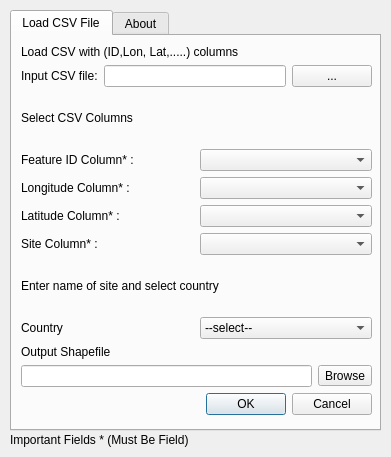
<?xml version="1.0" encoding="UTF-8"?>
<ui version="4.0">
 <class>txtgen</class>
 <widget class="QDialog" name="txtgen">
  <property name="geometry">
   <rect>
    <x>0</x>
    <y>0</y>
    <width>391</width>
    <height>457</height>
   </rect>
  </property>
  <property name="windowTitle">
   <string>Load a CSV with points</string>
  </property>
  <widget class="QTabWidget" name="tabWidget">
   <property name="geometry">
    <rect>
     <x>10</x>
     <y>10</y>
     <width>371</width>
     <height>421</height>
    </rect>
   </property>
   <property name="currentIndex">
    <number>0</number>
   </property>
   <widget class="QWidget" name="tabVector">
    <attribute name="title">
     <string>Load CSV File</string>
    </attribute>
    <widget class="QWidget" name="verticalLayoutWidget">
     <property name="geometry">
      <rect>
       <x>9</x>
       <y>9</y>
       <width>351</width>
       <height>370</height>
      </rect>
     </property>
     <layout class="QVBoxLayout" name="verticalLayout">
      <item>
       <widget class="QLabel" name="label_3">
        <property name="sizePolicy">
         <sizepolicy hsizetype="Fixed" vsizetype="Fixed">
          <horstretch>0</horstretch>
          <verstretch>0</verstretch>
         </sizepolicy>
        </property>
        <property name="text">
         <string>Load CSV with (ID,Lon, Lat,.....) columns</string>
        </property>
       </widget>
      </item>
      <item>
       <layout class="QHBoxLayout" name="horizontalLayout_2">
        <item>
         <widget class="QLabel" name="label">
          <property name="text">
           <string>Input CSV file:</string>
          </property>
         </widget>
        </item>
        <item>
         <widget class="QLineEdit" name="txtCsvPath">
          <property name="readOnly">
           <bool>true</bool>
          </property>
         </widget>
        </item>
        <item>
         <widget class="QPushButton" name="btnSelectCsv">
          <property name="text">
           <string>...</string>
          </property>
         </widget>
        </item>
       </layout>
      </item>
      <item>
       <widget class="QLabel" name="label_11">
        <property name="text">
         <string>Select CSV Columns</string>
        </property>
       </widget>
      </item>
      <item>
       <layout class="QHBoxLayout" name="horizontalLayout">
        <item>
         <layout class="QHBoxLayout" name="horizontalLayout_3">
          <item>
           <widget class="QLabel" name="label_6">
            <property name="text">
             <string>Feature ID Column* :</string>
            </property>
           </widget>
          </item>
          <item>
           <widget class="QComboBox" name="shapeidcol"/>
          </item>
         </layout>
        </item>
       </layout>
      </item>
      <item>
       <layout class="QHBoxLayout" name="horizontalLayout_4">
        <item>
         <layout class="QHBoxLayout" name="horizontalLayout_5">
          <item>
           <widget class="QLabel" name="label_7">
            <property name="text">
             <string>Longitude Column* :</string>
            </property>
           </widget>
          </item>
          <item>
           <widget class="QComboBox" name="longcol"/>
          </item>
         </layout>
        </item>
       </layout>
      </item>
      <item>
       <layout class="QHBoxLayout" name="horizontalLayout_6">
        <item>
         <widget class="QLabel" name="label_8">
          <property name="text">
           <string>Latitude Column* :</string>
          </property>
         </widget>
        </item>
        <item>
         <widget class="QComboBox" name="latcol"/>
        </item>
       </layout>
      </item>
      <item>
       <layout class="QHBoxLayout" name="horizontalLayout_7">
        <item>
         <widget class="QLabel" name="label_13">
          <property name="text">
           <string>Site Column* :</string>
          </property>
         </widget>
        </item>
        <item>
         <widget class="QComboBox" name="latcol_2"/>
        </item>
       </layout>
      </item>
      <item>
       <widget class="QLabel" name="label_12">
        <property name="text">
         <string>Enter name of site and select country</string>
        </property>
       </widget>
      </item>
      <item>
       <layout class="QHBoxLayout" name="horizontalLayout_8">
        <item>
         <widget class="QLabel" name="label_5">
          <property name="text">
           <string>Country</string>
          </property>
         </widget>
        </item>
        <item>
         <widget class="QComboBox" name="country">
          <item>
           <property name="text">
            <string>--select--</string>
           </property>
          </item>
          <item>
           <property name="text">
            <string>Cote d'Ivoire</string>
           </property>
          </item>
          <item>
           <property name="text">
            <string>Angola</string>
           </property>
          </item>
          <item>
           <property name="text">
            <string>Burkina Faso</string>
           </property>
          </item>
          <item>
           <property name="text">
            <string>Burundi</string>
           </property>
          </item>
          <item>
           <property name="text">
            <string>Benin</string>
           </property>
          </item>
          <item>
           <property name="text">
            <string>Botswana</string>
           </property>
          </item>
          <item>
           <property name="text">
            <string>Congo, DRC</string>
           </property>
          </item>
          <item>
           <property name="text">
            <string>Central African Republic</string>
           </property>
          </item>
          <item>
           <property name="text">
            <string>Congo</string>
           </property>
          </item>
          <item>
           <property name="text">
            <string>Cameroon</string>
           </property>
          </item>
          <item>
           <property name="text">
            <string>Djibouti</string>
           </property>
          </item>
          <item>
           <property name="text">
            <string>Algeria</string>
           </property>
          </item>
          <item>
           <property name="text">
            <string>Egypt</string>
           </property>
          </item>
          <item>
           <property name="text">
            <string>Western Sahara</string>
           </property>
          </item>
          <item>
           <property name="text">
            <string>Eritrea</string>
           </property>
          </item>
          <item>
           <property name="text">
            <string>Ethiopia</string>
           </property>
          </item>
          <item>
           <property name="text">
            <string>Gabon</string>
           </property>
          </item>
          <item>
           <property name="text">
            <string>Ghana</string>
           </property>
          </item>
          <item>
           <property name="text">
            <string>The Gambia</string>
           </property>
          </item>
          <item>
           <property name="text">
            <string>Guinea</string>
           </property>
          </item>
          <item>
           <property name="text">
            <string>Equatorial Guinea</string>
           </property>
          </item>
          <item>
           <property name="text">
            <string>Guinea-Bissau</string>
           </property>
          </item>
          <item>
           <property name="text">
            <string>Kenya</string>
           </property>
          </item>
          <item>
           <property name="text">
            <string>Comoros</string>
           </property>
          </item>
          <item>
           <property name="text">
            <string>Liberia</string>
           </property>
          </item>
          <item>
           <property name="text">
            <string>Lesotho</string>
           </property>
          </item>
          <item>
           <property name="text">
            <string>Libya</string>
           </property>
          </item>
          <item>
           <property name="text">
            <string>Morocco</string>
           </property>
          </item>
          <item>
           <property name="text">
            <string>Madagascar</string>
           </property>
          </item>
          <item>
           <property name="text">
            <string>Mali</string>
           </property>
          </item>
          <item>
           <property name="text">
            <string>Mauritania</string>
           </property>
          </item>
          <item>
           <property name="text">
            <string>Mauritius</string>
           </property>
          </item>
          <item>
           <property name="text">
            <string>Malawi</string>
           </property>
          </item>
          <item>
           <property name="text">
            <string>Mozambique</string>
           </property>
          </item>
          <item>
           <property name="text">
            <string>Namibia</string>
           </property>
          </item>
          <item>
           <property name="text">
            <string>Niger</string>
           </property>
          </item>
          <item>
           <property name="text">
            <string>Nigeria</string>
           </property>
          </item>
          <item>
           <property name="text">
            <string>Reunion</string>
           </property>
          </item>
          <item>
           <property name="text">
            <string>Rwanda</string>
           </property>
          </item>
          <item>
           <property name="text">
            <string>Seychelles</string>
           </property>
          </item>
          <item>
           <property name="text">
            <string>Sudan</string>
           </property>
          </item>
          <item>
           <property name="text">
            <string>Sierra Leone</string>
           </property>
          </item>
          <item>
           <property name="text">
            <string>Senegal</string>
           </property>
          </item>
          <item>
           <property name="text">
            <string>Somalia</string>
           </property>
          </item>
          <item>
           <property name="text">
            <string>Sao Tome &amp; Principe</string>
           </property>
          </item>
          <item>
           <property name="text">
            <string>Swaziland</string>
           </property>
          </item>
          <item>
           <property name="text">
            <string>Chad</string>
           </property>
          </item>
          <item>
           <property name="text">
            <string>Togo</string>
           </property>
          </item>
          <item>
           <property name="text">
            <string>Tunisia</string>
           </property>
          </item>
          <item>
           <property name="text">
            <string>Tanzania</string>
           </property>
          </item>
          <item>
           <property name="text">
            <string>Uganda</string>
           </property>
          </item>
          <item>
           <property name="text">
            <string>Mayotte</string>
           </property>
          </item>
          <item>
           <property name="text">
            <string>South Africa</string>
           </property>
          </item>
          <item>
           <property name="text">
            <string>Zambia</string>
           </property>
          </item>
          <item>
           <property name="text">
            <string>Zimbabwe</string>
           </property>
          </item>
         </widget>
        </item>
       </layout>
      </item>
      <item>
       <widget class="QLabel" name="label_2">
        <property name="sizePolicy">
         <sizepolicy hsizetype="Fixed" vsizetype="Fixed">
          <horstretch>0</horstretch>
          <verstretch>0</verstretch>
         </sizepolicy>
        </property>
        <property name="text">
         <string>Output Shapefile</string>
        </property>
       </widget>
      </item>
      <item>
       <layout class="QHBoxLayout" name="_2">
        <item>
         <widget class="QLineEdit" name="outShape">
          <property name="readOnly">
           <bool>true</bool>
          </property>
         </widget>
        </item>
        <item>
         <widget class="QToolButton" name="toolOut">
          <property name="text">
           <string>Browse</string>
          </property>
         </widget>
        </item>
       </layout>
      </item>
      <item>
       <widget class="QDialogButtonBox" name="buttonBox">
        <property name="orientation">
         <enum>Qt::Horizontal</enum>
        </property>
        <property name="standardButtons">
         <set>QDialogButtonBox::Cancel|QDialogButtonBox::Ok</set>
        </property>
       </widget>
      </item>
     </layout>
    </widget>
   </widget>
   <widget class="QWidget" name="tabAbout">
    <attribute name="title">
     <string>About</string>
    </attribute>
    <widget class="QLabel" name="label_10">
     <property name="geometry">
      <rect>
       <x>20</x>
       <y>5</y>
       <width>311</width>
       <height>91</height>
      </rect>
     </property>
     <property name="text">
      <string>&lt;html&gt;&lt;head/&gt;&lt;body&gt;&lt;p&gt;Load point from a CSV&lt;/p&gt;&lt;/body&gt;&lt;/html&gt;</string>
     </property>
     <property name="scaledContents">
      <bool>false</bool>
     </property>
     <property name="alignment">
      <set>Qt::AlignCenter</set>
     </property>
     <property name="wordWrap">
      <bool>true</bool>
     </property>
     <property name="textInteractionFlags">
      <set>Qt::LinksAccessibleByMouse|Qt::TextSelectableByKeyboard|Qt::TextSelectableByMouse</set>
     </property>
    </widget>
   </widget>
  </widget>
  <widget class="QLabel" name="label_9">
   <property name="geometry">
    <rect>
     <x>10</x>
     <y>430</y>
     <width>347</width>
     <height>20</height>
    </rect>
   </property>
   <property name="text">
    <string>Important Fields * (Must Be Field)</string>
   </property>
  </widget>
 </widget>
 <resources/>
 <connections>
  <connection>
   <sender>buttonBox</sender>
   <signal>accepted()</signal>
   <receiver>txtgen</receiver>
   <slot>accept()</slot>
   <hints>
    <hint type="sourcelabel">
     <x>248</x>
     <y>254</y>
    </hint>
    <hint type="destinationlabel">
     <x>157</x>
     <y>274</y>
    </hint>
   </hints>
  </connection>
  <connection>
   <sender>buttonBox</sender>
   <signal>rejected()</signal>
   <receiver>txtgen</receiver>
   <slot>reject()</slot>
   <hints>
    <hint type="sourcelabel">
     <x>316</x>
     <y>260</y>
    </hint>
    <hint type="destinationlabel">
     <x>286</x>
     <y>274</y>
    </hint>
   </hints>
  </connection>
 </connections>
</ui>
